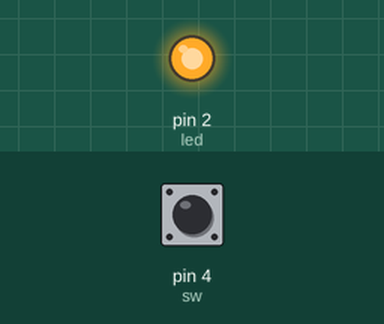
This sketch was run on a simulated Arduino Uno, built with avr-gcc and run on an emulated ATmega328P. Shown: output pins drawn as LEDs (lit = HIGH). Inputs (shaded band) come from the test bench; at power-on: pin 4 (sw) LOW.

Above: at 1.2 s.
1.3 s: pin 4 (sw) pulled HIGH for 0.15 s
At 1.37 s:
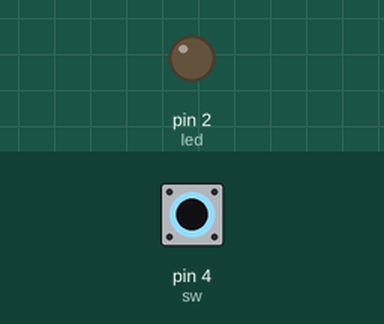
2.9 s: pin 4 (sw) pulled HIGH for 3.2 s
At 7.5 s:
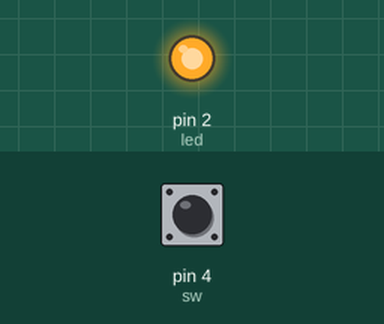
Timing chart, 0 to 9.0 s (numbered marks = the images above; inputs shaded):
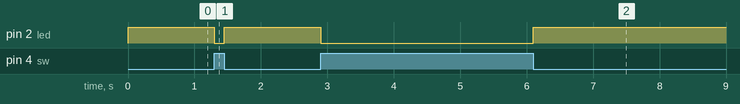

The sketch:

ReadSwth.ino
```cpp
 //2 (ขาปล่อยสัญญาณ)
//4  (ขารับสัญญาณ) จากวงจรไฟวิ่งผ่านสวิตอยู่แล้ว
const int sw = 4;
const int led = 2;
int stateSW=0;

void setup() {
  // put your setup code here, to run once:
  pinMode(led,OUTPUT);
  pinMode(sw,INPUT);
}

void loop() {
  stateSW = digitalRead(sw);
  if (stateSW==HIGH) {digitalWrite(led,LOW);}
  else digitalWrite(led,HIGH);


}
```

Measured:
- after the input at 1.3 s, pin 2 (led): HIGH → LOW at once, → HIGH 0.15 s later
- after the input at 2.9 s, pin 2 (led): HIGH → LOW at once, → HIGH 3.2 s later
